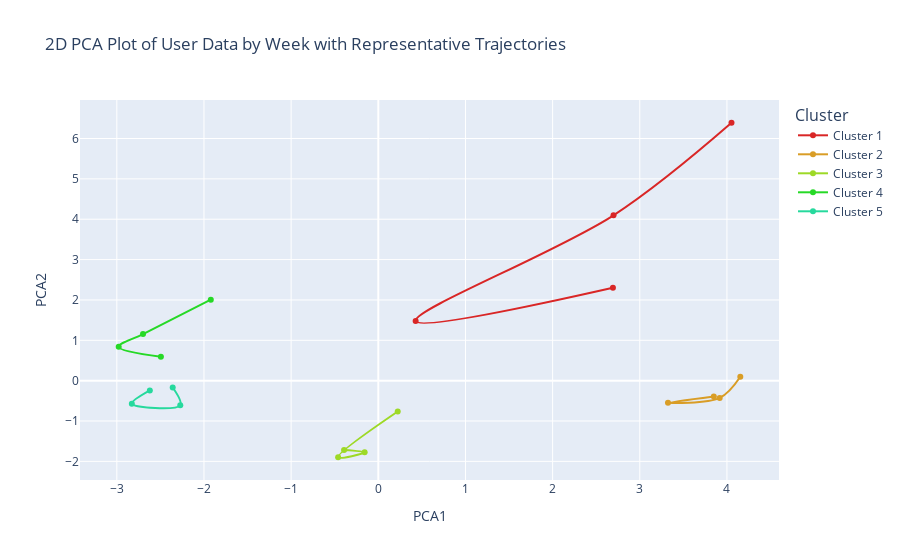

Notebook code cell kept with this figure:
### Code cell
from scipy.cluster.hierarchy import linkage, fcluster
from scipy.spatial.distance import pdist, squareform
from fastdtw import fastdtw
from scipy.spatial.distance import euclidean

# Select a subset of unique CloudId values (e.g., the first 10 unique CloudIds)
unique_cloud_ids = reduced_bio['CloudId'].unique()[:100]

# Collect all user trajectories
trajectories = []
valid_cloud_ids = []
for cloud_id in unique_cloud_ids:
    user_data = reduced_bio[reduced_bio['CloudId'] == cloud_id]
    trajectory = user_data[['PCA1', 'PCA2']].values
    if len(trajectory) > 0:  # Filter out empty trajectories
        trajectories.append(trajectory)
        valid_cloud_ids.append(cloud_id)

# Compute pairwise DTW distances
n = len(trajectories)
distance_matrix = np.zeros((n, n))
for i in range(n):
    for j in range(i + 1, n):
        distance, path = fastdtw(trajectories[i], trajectories[j], dist=euclidean)
        distance_matrix[i, j] = distance
        distance_matrix[j, i] = distance

# Perform hierarchical clustering
Z = linkage(squareform(distance_matrix), method='ward')
cluster_labels = fcluster(Z, t=5, criterion='maxclust')  # Adjust the number of clusters as needed

# Compute representative trajectories (medoids)
representative_trajectories = []
for cluster in np.unique(cluster_labels):
    cluster_indices = np.where(cluster_labels == cluster)[0]
    cluster_trajectories = [trajectories[i] for i in cluster_indices]
    
    # Compute the medoid trajectory
    medoid_index = np.argmin([np.sum([fastdtw(t1, t2, dist=euclidean)[0] for t2 in cluster_trajectories]) for t1 in cluster_trajectories])
    representative_trajectories.append(cluster_trajectories[medoid_index])

# Initialize a new figure
fig = go.Figure()

# Plot the representative trajectories with cluster colors
for i, trajectory in enumerate(representative_trajectories):
    fig.add_trace(go.Scatter(
        x=trajectory[:, 0],
        y=trajectory[:, 1],
        mode='lines+markers',
        line_shape='spline',
        marker=dict(size=6, color=i, colorscale='Viridis'),  # Set marker size to 6
        line=dict(shape='spline', color=f'hsl({i * 40}, 70%, 50%)'),
        name=f'Cluster {i + 1}'
    ))

fig.update_layout(
    title='2D PCA Plot of User Data by Week with Representative Trajectories',
    xaxis_title='PCA1',
    yaxis_title='PCA2',
    showlegend=True
)

# Add a legend to the plot
fig.update_layout(
    legend_title_text='Cluster',
    legend_title_font_size=16,
    legend_font_size=12
)

fig.show()

### Figure 1 — Plotly figure (JSON) as saved in the notebook; plotly's stock layout.template omitted (floating-point values rounded to 4 significant figures)
{"data": [{"line": {"color": "hsl(0, 70%, 50%)", "shape": "spline"}, "marker": {"color": 0, "colorscale": [[0, "#440154"], [0.1111, "#482878"], [0.2222, "#3e4989"], [0.3333, "#31688e"], [0.4444, "#26828e"], [0.5556, "#1f9e89"], [0.6667, "#35b779"], [0.7778, "#6ece58"], [0.8889, "#b5de2b"], [1, "#fde725"]], "size": 6}, "mode": "lines+markers", "name": "Cluster 1", "type": "scatter", "x": [4.052, 2.699, 0.4284, 2.692], "y": [6.391, 4.097, 1.477, 2.304]}, {"line": {"color": "hsl(40, 70%, 50%)", "shape": "spline"}, "marker": {"color": 1, "colorscale": [[0, "#440154"], [0.1111, "#482878"], [0.2222, "#3e4989"], [0.3333, "#31688e"], [0.4444, "#26828e"], [0.5556, "#1f9e89"], [0.6667, "#35b779"], [0.7778, "#6ece58"], [0.8889, "#b5de2b"], [1, "#fde725"]], "size": 6}, "mode": "lines+markers", "name": "Cluster 2", "type": "scatter", "x": [3.849, 3.324, 3.917, 4.153], "y": [-0.395, -0.5497, -0.4272, 0.09644]}, {"line": {"color": "hsl(80, 70%, 50%)", "shape": "spline"}, "marker": {"color": 2, "colorscale": [[0, "#440154"], [0.1111, "#482878"], [0.2222, "#3e4989"], [0.3333, "#31688e"], [0.4444, "#26828e"], [0.5556, "#1f9e89"], [0.6667, "#35b779"], [0.7778, "#6ece58"], [0.8889, "#b5de2b"], [1, "#fde725"]], "size": 6}, "mode": "lines+markers", "name": "Cluster 3", "type": "scatter", "x": [-0.3927, -0.1568, -0.4609, 0.2228], "y": [-1.717, -1.777, -1.898, -0.7639]}, {"line": {"color": "hsl(120, 70%, 50%)", "shape": "spline"}, "marker": {"color": 3, "colorscale": [[0, "#440154"], [0.1111, "#482878"], [0.2222, "#3e4989"], [0.3333, "#31688e"], [0.4444, "#26828e"], [0.5556, "#1f9e89"], [0.6667, "#35b779"], [0.7778, "#6ece58"], [0.8889, "#b5de2b"], [1, "#fde725"]], "size": 6}, "mode": "lines+markers", "name": "Cluster 4", "type": "scatter", "x": [-1.922, -2.699, -2.978, -2.494], "y": [2.007, 1.154, 0.8382, 0.5944]}, {"line": {"color": "hsl(160, 70%, 50%)", "shape": "spline"}, "marker": {"color": 4, "colorscale": [[0, "#440154"], [0.1111, "#482878"], [0.2222, "#3e4989"], [0.3333, "#31688e"], [0.4444, "#26828e"], [0.5556, "#1f9e89"], [0.6667, "#35b779"], [0.7778, "#6ece58"], [0.8889, "#b5de2b"], [1, "#fde725"]], "size": 6}, "mode": "lines+markers", "name": "Cluster 5", "type": "scatter", "x": [-2.359, -2.272, -2.828, -2.621], "y": [-0.1694, -0.6085, -0.572, -0.242]}], "layout": {"legend": {"font": {"size": 12}, "title": {"font": {"size": 16}, "text": "Cluster"}}, "showlegend": true, "title": {"text": "2D PCA Plot of User Data by Week with Representative Trajectories"}, "xaxis": {"title": {"text": "PCA1"}}, "yaxis": {"title": {"text": "PCA2"}}}}
